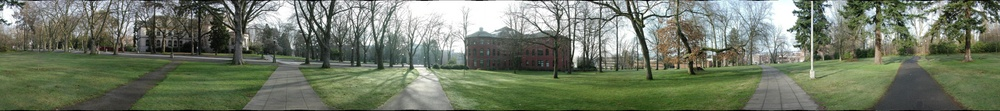
#> input picture parrington/pano.jpg, 1000 x 111 px, shrunk from 4760 x 529 before the run
$ python -i final.py   (imports and definitions only)   (older library calls are emulated)
#> lines starting #> are read from the running program, lines starting #| are printed output that depends on the picture
import numpy as np
import sys
import os
import glob
import cv2
import operator
from pylab import *
from scipy.ndimage import filters
import scipy
from scipy import signal
import sys
from scipy.ndimage import interpolation

# read files
if len(sys.argv) > 1 and sys.argv[1] == "parrington":
    files = ["../parrington/prtn00.jpg", "../parrington/prtn01.jpg", "../parrington/prtn02.jpg", "../parrington/prtn03.jpg", "../parrington/prtn04.jpg", "../parrington/prtn05.jpg", "../parrington/prtn06.jpg", "../parrington/prtn07.jpg", "../parrington/prtn08.jpg", "../parrington/prtn09.jpg", "../parrington/prtn10.jpg", "../parrington/prtn11.jpg", "../parrington/prtn12.jpg", "../parrington/prtn13.jpg", "../parrington/prtn14.jpg", "../parrington/prtn15.jpg", "../parrington/prtn16.jpg", "../parrington/prtn17.jpg"]
    pic_num = 18
    focal_list = [704.916, 706.286, 705.849, 706.645, 706.587, 705.645, 705.327, 704.696, 703.794, 704.325, 704.696, 703.895, 704.289, 704.676, 704.847, 704.537, 705.102, 705.576]
    if len(sys.argv)==3:
        pic_num = 14

if len(sys.argv) == 2 and sys.argv[1] == "campus":
    files = ["../data/P1100277.jpg", "../data/P1100276.jpg", "../data/P1100275.jpg", "../data/P1100274.jpg", "../data/P1100273.jpg"]
    pic_num = 5
    focal_list = [505.767, 505.432, 505.307, 504.46, 504.662]

# [1 line not run here, left out]


def getfeature(I):
    # gaussian filter
    x, y = np.mgrid[-1:2, -1:2]
    gaussian_f = np.exp(-(x**2+y**2))
    gaussian_f = gaussian_f / gaussian_f.sum()
    # gradient filter
    gradient_r_f = [[-1/4, 0, 1/4], [-1/2, 0, 1/2], [-1/4, 0, 1/4]]
    gradient_c_f = [[1/4, 1/2, 1/4], [0, 0, 0], [-1/4, -1/2, -1/4]]

    h, w = I.shape
    level = 4 # level of multi-scale harris corner detector
    feature = []
    f_list = []
    point_num = 500 # feature num in an img
    loc_r = [] # candidate locations

    for l in range(level):
        h_I, w_I = I.shape

        # gaussian
        gaussian_I = signal.convolve2d(I, gaussian_f, mode='same')
        # gradient
        I_x = signal.convolve2d(gaussian_I, gradient_r_f, mode='same')
        I_y = signal.convolve2d(gaussian_I, gradient_c_f, mode='same')
        S_xx = signal.convolve2d(I_x*I_x, gaussian_f, mode='same')
        S_yy = signal.convolve2d(I_y*I_y, gaussian_f, mode='same')
        S_xy = signal.convolve2d(I_x*I_y, gaussian_f, mode='same')

        np.seterr(divide='ignore',invalid='ignore')
        det = S_xx*S_yy - S_xy*S_xy
        trace = S_xx + S_yy
        f = det/trace

        # candidate locations
        candidate_min = 10
        candidate_loc = []
        c_robust = 0.9

        f_candi_map = np.zeros((h_I, w_I), np.float)
        b = 30
        for i in range(int(b/(2**l)), int(h_I-b/(2**l))):
            for j in range(int(b/(2**l)), int(w_I-b/(2**l))):
                if f[i][j]>10 and f[i][j] == np.max(f[i:i+4, j:j+4]):
                    candidate_loc.append([i, j])
                    f_candi_map[i][j] = f[i][j]

        # non-maximal supression
        for loc in candidate_loc:
            f_loc = f[loc[0]][loc[1]]
            tmp_list = np.argwhere(c_robust * f_candi_map > f_loc)
            if len(tmp_list) == 0:
                continue
            dis = (tmp_list[:, 0]-loc[0])**2 + (tmp_list[:, 1]-loc[1])**2
            min_dis = np.min(dis)
            loc_r.append([loc[0]*(2**l), loc[1]*(2**l), min_dis*(l+1)])

        loc_r.sort(key = lambda s: s[2], reverse = True)

        # make img of the next level
        h_I = int(h_I/2)
        w_I = int(w_I/2)
        tmp_I = np.zeros((h_I, w_I), np.float)
        for i in range(h_I):
            for j in range(w_I):
                tmp_I[i][j] = gaussian_I[i*2][j*2]
        I = tmp_I

    # get point_num features
    for i in range(point_num):
        f_list.append([loc_r[i][1], loc_r[i][0]])
    #coords = np.array(f_list)
    return np.array(f_list)


features = []
# [3 lines not run here, left out]


# MSOP descriptor

# gaussian filter
x, y = np.mgrid[-1:2, -1:2]
gaussian_f = np.exp(-(x**2+y**2))
gaussian_f = gaussian_f / gaussian_f.sum()
# gradient filter
gradient_r_f = [[-1/4, 0, 1/4], [-1/2, 0, 1/2], [-1/4, 0, 1/4]]
gradient_c_f = [[1/4, 1/2, 1/4], [0, 0, 0], [-1/4, -1/2, -1/4]]

descs = []
# descriptor
# [32 lines not run here, left out]


# Cylindrical projection
# [1 line that did not run here, left out]
# [1 line that did not run here, left out]
# [1 line that did not run here, left out]
c_features = [] # feature loc of warped imgs

# [1 line that did not run here, left out]
# [30 lines not run here, left out]
    #cv2.imwrite("mywarp"+str(id)+".jpg", c_imgs[id])


# matches

inlier_list = []

match_list = []
thres = [0.9, 0.7, 0.9, 0.7]

point_num = 500
# [25 lines not run here, left out]


# rot
def rotate_imgs(warp_imgs ,g_imgs):
    rot_imgs = []
    new_g_imgs = []
    #print(warp_imgs.shape)
    theta = -math.pi/36
    for id in range(5):
        if id >0:
            rot_imgs.append(warp_imgs[id])
            new_g_imgs.append(g_imgs[id])
            continue
        h, w, c = warp_imgs[id].shape
        rot_img = np.zeros_like(warp_imgs[id])
        new_g_img = np.zeros_like(g_imgs[id])
        for i in range(h):
            for j in range(w):
                new_j = int(cos(theta)*(j-int(w/2)) - sin(theta)*(i-int(h/2))+int(w/2))
                new_i = int(sin(theta)*(j-int(w/2)) + cos(theta)*(i-int(h/2))+int(h/2))
                if new_j<w and new_j > 0 and new_i<h and new_i>0:
                    rot_img[new_i][new_j][:] = warp_imgs[id][i][j][:]
                    new_g_img[new_i][new_j] = g_imgs[id][i][j]
        for i in range(1, h-1):
            for j in range(1, w-1):
                if rot_img[i][j][0] == 0:
                    for c in range(3):
                        tot = [0, 0, 0]
                        for k in range(-1, 2):
                            for l in range(-1, 2):
                                    tot[c] += rot_img[i+k][j+l][c]
                        rot_img[i][j][c] = int(tot[c]/8)
                    new_g_img[i][j] = 1

        rot_imgs.append(rot_img)
        new_g_imgs.append(new_g_img)
        cv2.imwrite("rot_test.jpg", rot_img)

    return (np.array(rot_imgs), np.array(new_g_imgs))

# [243 lines not run here, left out]

>>> import cv2
>>> picture = cv2.imread('../parrington/pano.jpg', cv2.IMREAD_GRAYSCALE)
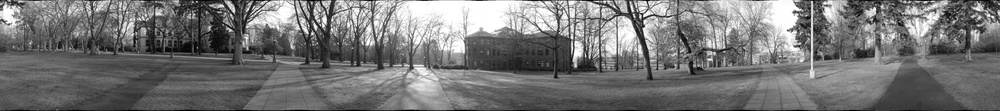
#> picture: shape (111, 1000); min 0, max 255, mean 117
>>> result = getfeature(picture)
#> the loop in getfeature, `for l in range(level):` made 4 passes
#> pass 1, in getfeature, `I_x = signal.convolve2d(gaussian_I, gradient_r_f, mode='same')`:
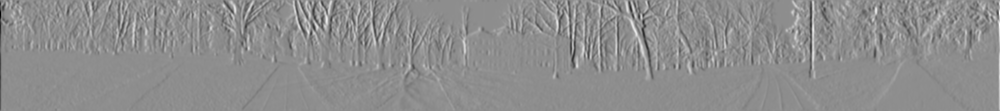
#> I_x: shape (111, 1000) float64; min -231.7, max 184.9, mean 0; drawn with min black and max white
#> pass 1, in getfeature, `I_y = signal.convolve2d(gaussian_I, gradient_c_f, mode='same')`:
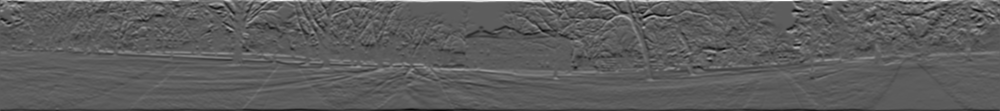
#> I_y: shape (111, 1000) float64; min -145.8, max 250.8, mean -0.5; drawn with min black and max white
#> pass 1, in getfeature, `S_xx = signal.convolve2d(I_x*I_x, gaussian_f, mode='same')`:
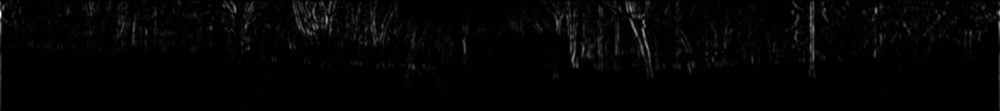
#> S_xx: shape (111, 1000) float64; min 0, max 31008.7, mean 508.7; drawn with min black and max white
#> result = 500 pairs, first value 24 to 969, second value 24 to 80
